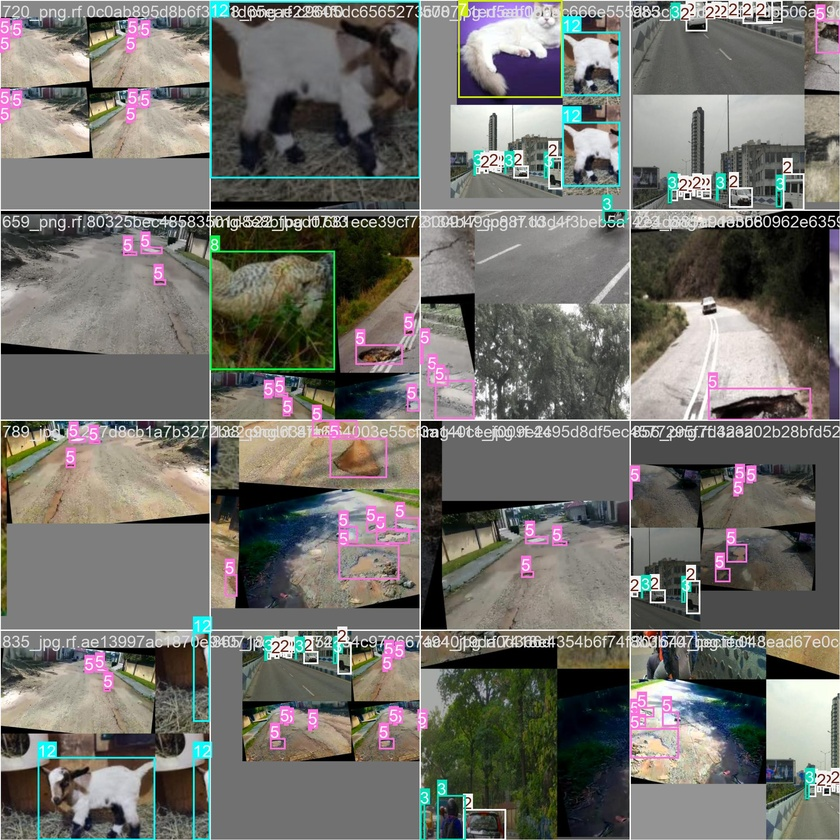
#> input picture runs/detect/merged_dataset_11n_rtx3050/train_batch0.jpg, 840 x 840 px, shrunk from 1920 x 1920 before the run
$ python -i enhance.py   (imports and definitions only)
#> lines starting #> are read from the running program, lines starting #| are printed output that depends on the picture
#> further down, picture is the input picture: shape (840, 840, 3); mean B, G, R 107.8, 113.1, 114.6
import cv2
import numpy as np

def enhance_clahe(frame):
    """Enhance low-light road frame using CLAHE + gamma correction."""
    # Convert to LAB color space
    lab = cv2.cvtColor(frame, cv2.COLOR_BGR2LAB)
#> lab: shape (840, 840, 3); mean of channels 0, 1, 2 119.5, 128, 131.4
    l, a, b = cv2.split(lab)
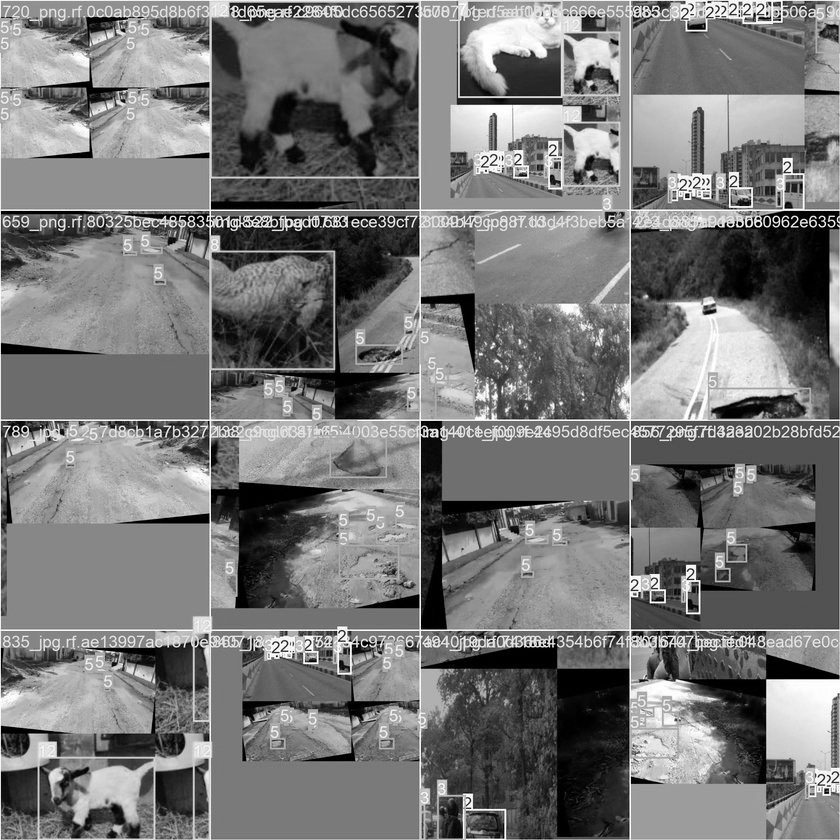
#> l: shape (840, 840); min 0, max 255, mean 119.5
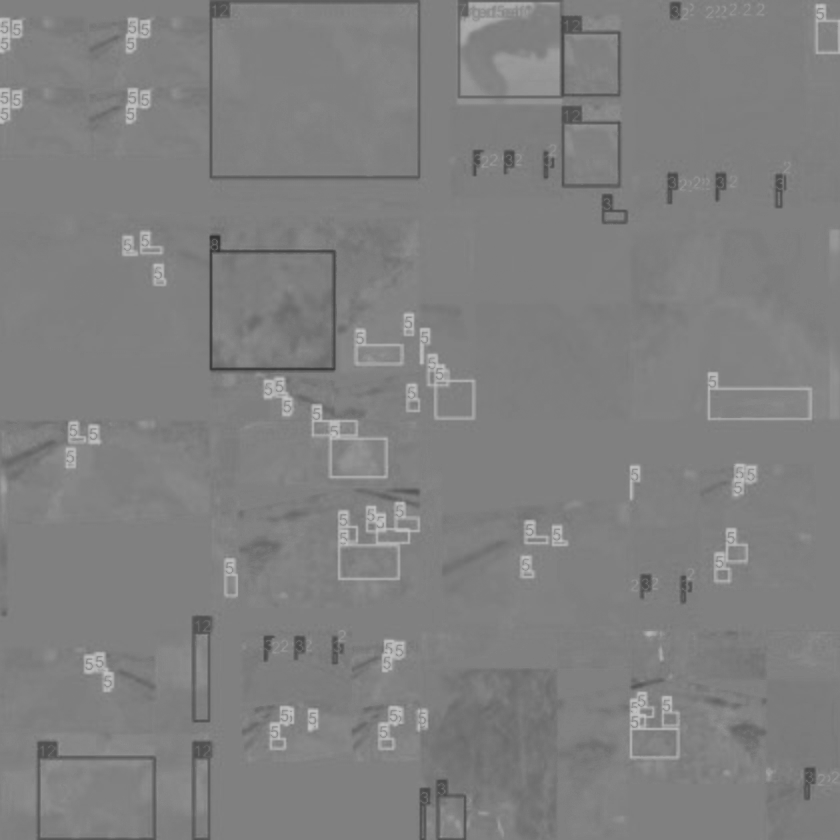
#> a: shape (840, 840); min 50, max 197, mean 128
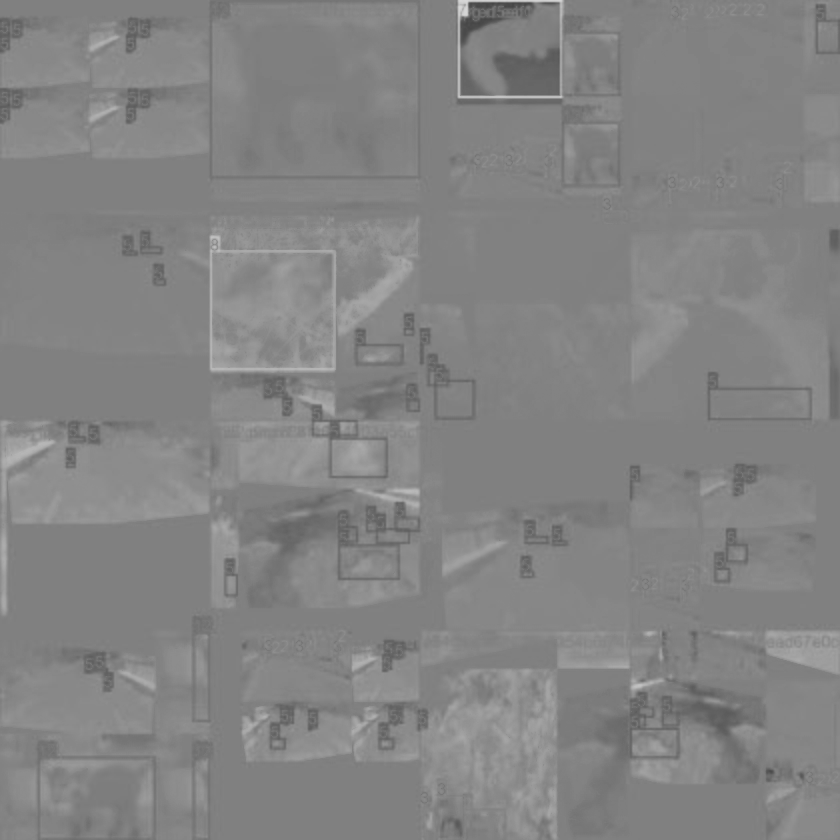
#> b: shape (840, 840); min 70, max 215, mean 131.4

    # Apply CLAHE to L channel (reduce clipLimit for roads)
    clahe = cv2.createCLAHE(clipLimit=2.0, tileGridSize=(8,8))
    cl = clahe.apply(l)
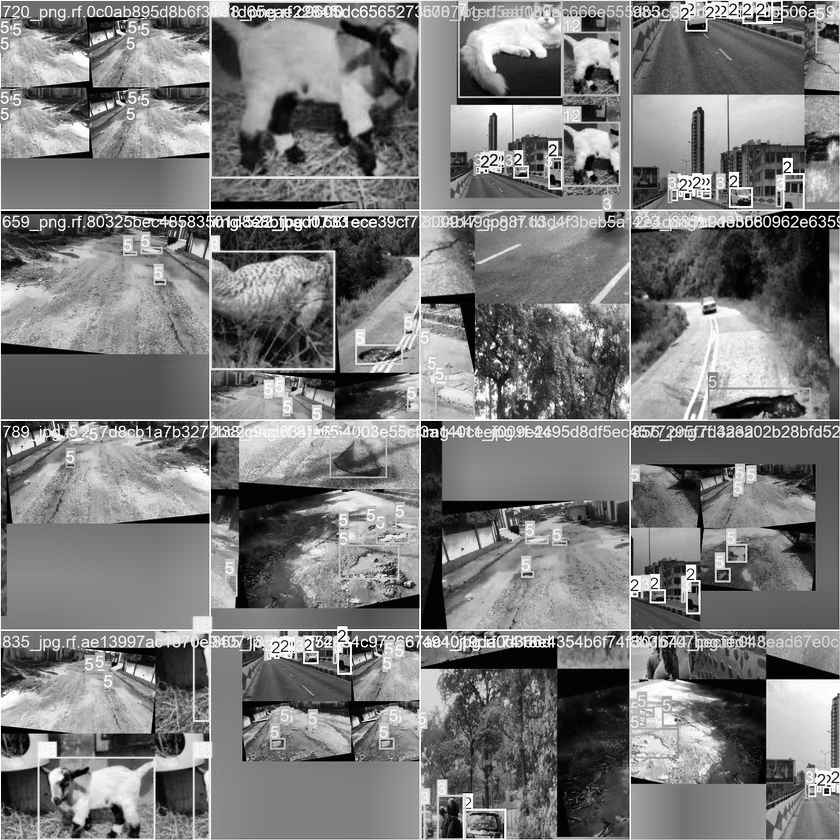
#> cl: shape (840, 840); min 0, max 255, mean 123.5

    # Merge channels and convert back to BGR
    lab = cv2.merge((cl, a, b))
#> lab: shape (840, 840, 3); mean of channels 0, 1, 2 123.5, 128, 131.4
    return cv2.cvtColor(lab, cv2.COLOR_LAB2BGR)
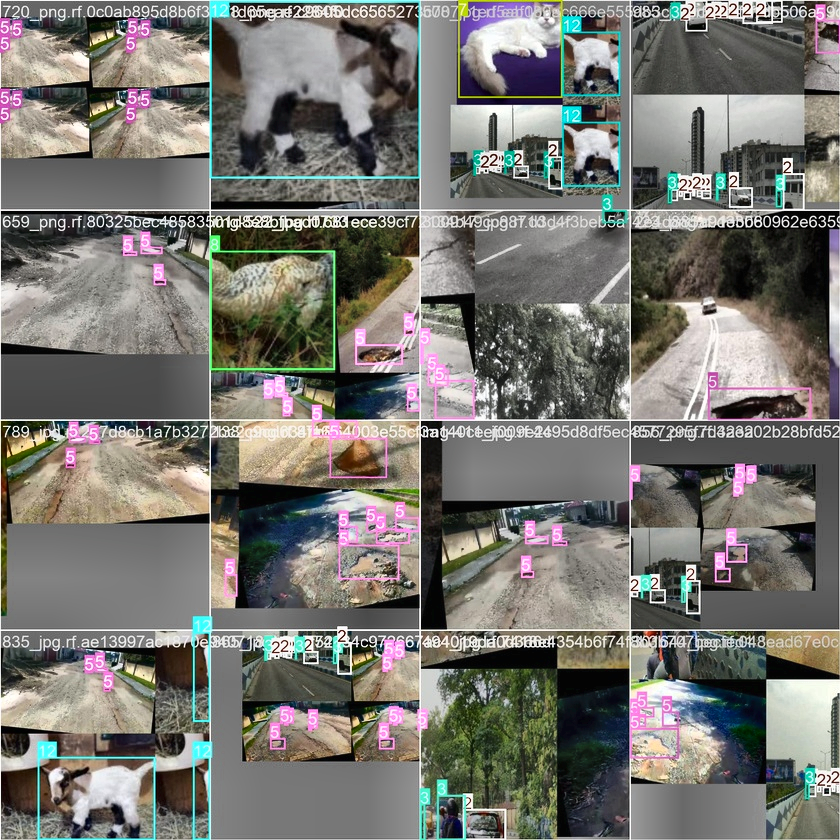
#> returned value: shape (840, 840, 3); mean B, G, R 112, 117.5, 118.8

# [6 lines left out: function apply_gamma, not called in this run]

>>> import cv2
>>> picture = cv2.imread('../../runs/detect/merged_dataset_11n_rtx3050/train_batch0.jpg')
>>> result = enhance_clahe(picture)

$ run again, on runs/detect/merged_dataset_11n_rtx3050/train_batch1.jpg
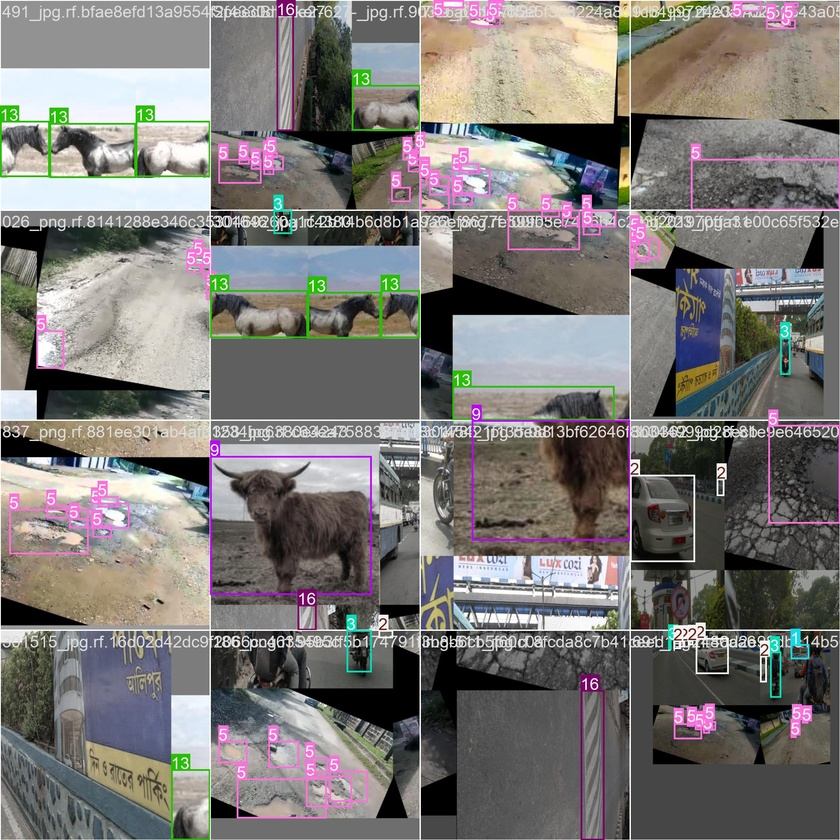
#> input picture runs/detect/merged_dataset_11n_rtx3050/train_batch1.jpg, 840 x 840 px, shrunk from 1920 x 1920 before the run
#> picture is the input picture: shape (840, 840, 3); mean B, G, R 117.9, 120.2, 123.4
#> in enhance_clahe, `l, a, b = cv2.split(lab)`:
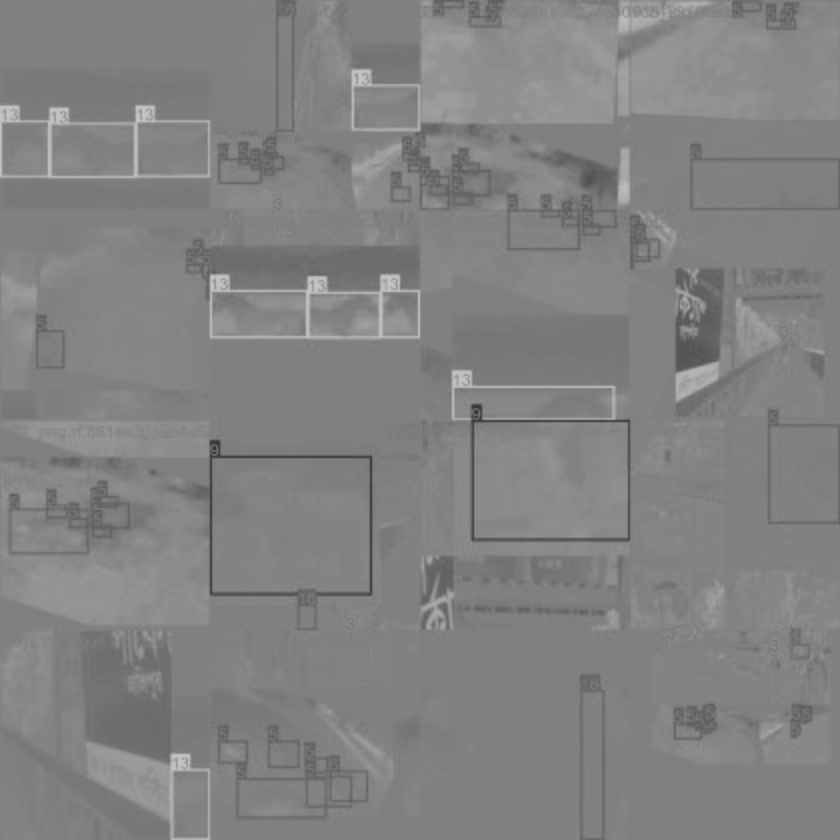
#> b: shape (840, 840); min 52, max 197, mean 129.9
#> in enhance_clahe, `return cv2.cvtColor(lab, cv2.COLOR_LAB2BGR)`:
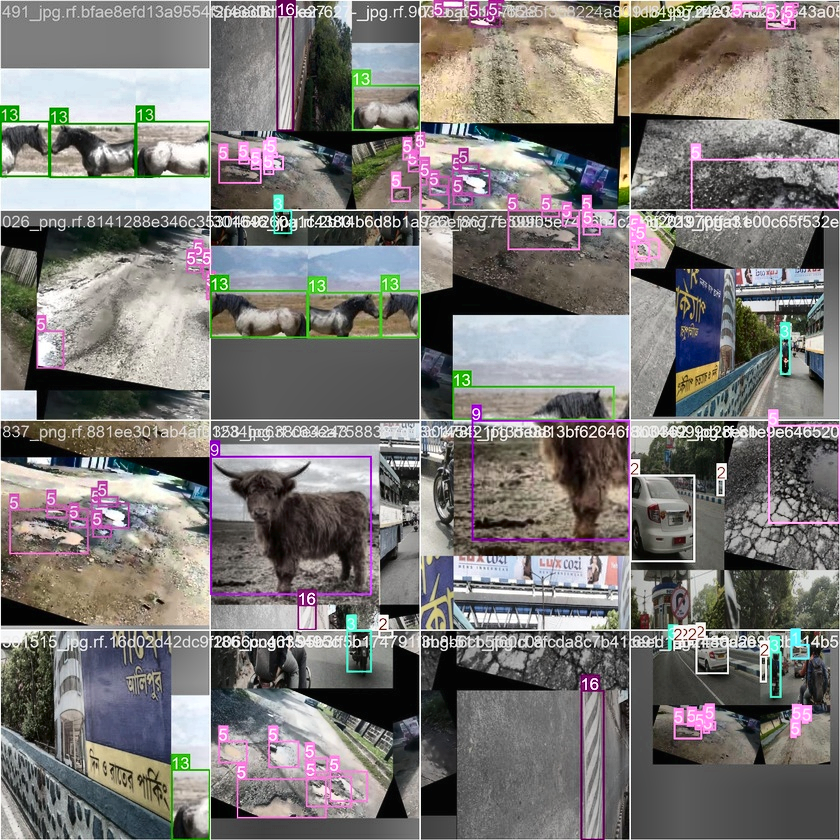
#> returned value: shape (840, 840, 3); mean B, G, R 118.6, 120.9, 123.8

$ run again, on runs/detect/merged_dataset_11n_rtx3050/train_batch2.jpg
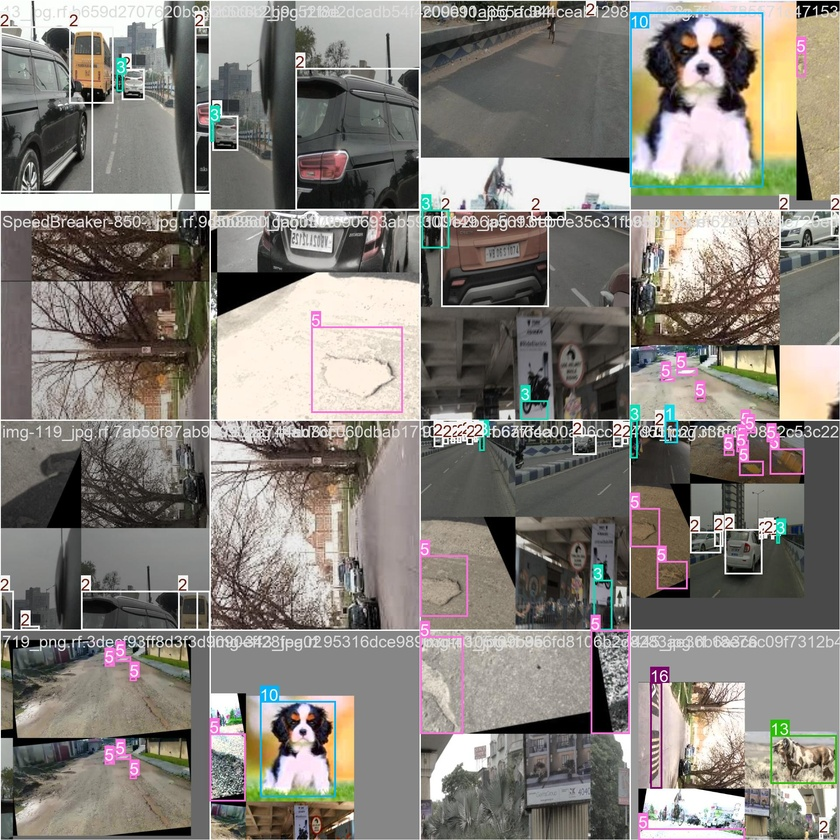
#> input picture runs/detect/merged_dataset_11n_rtx3050/train_batch2.jpg, 840 x 840 px, shrunk from 1920 x 1920 before the run
#> picture is the input picture: shape (840, 840, 3); mean B, G, R 122.1, 128.4, 132.9
#> in enhance_clahe, `l, a, b = cv2.split(lab)`:
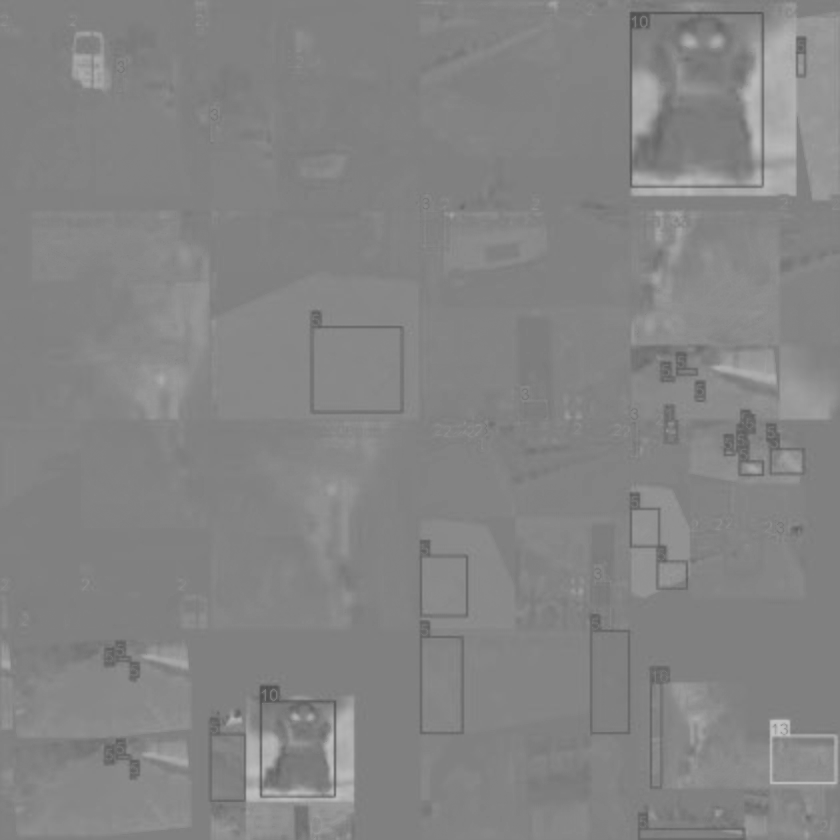
#> b: shape (840, 840); min 79, max 196, mean 132.1
#> in enhance_clahe, `return cv2.cvtColor(lab, cv2.COLOR_LAB2BGR)`:
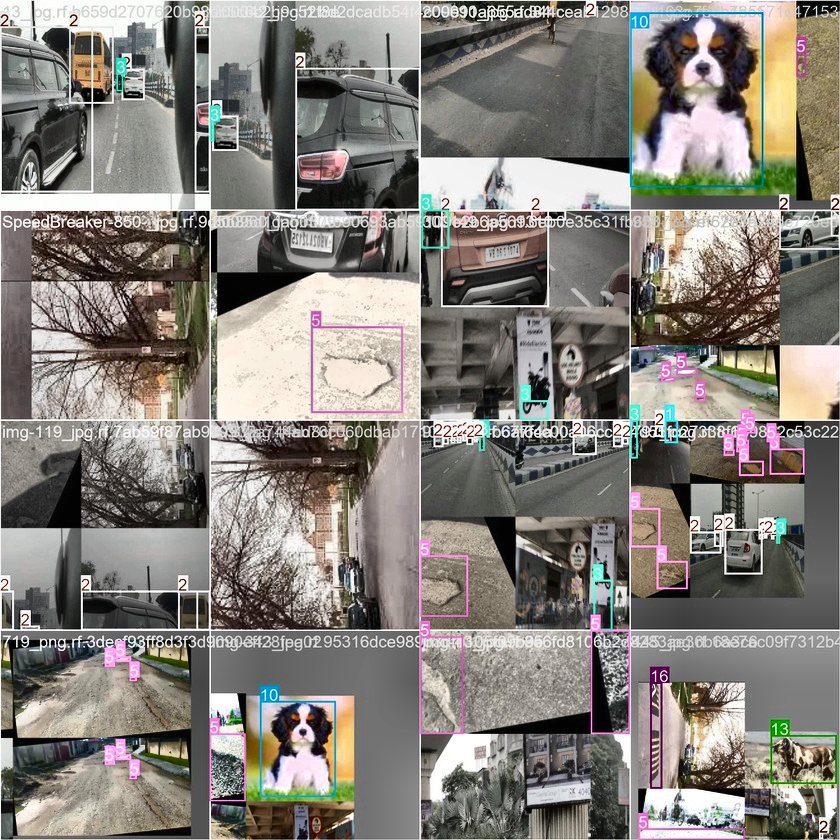
#> returned value: shape (840, 840, 3); mean B, G, R 121.9, 128.2, 132.6

$ run again, on runs/detect/merged_dataset_11n_rtx3050/train_batch78850.jpg
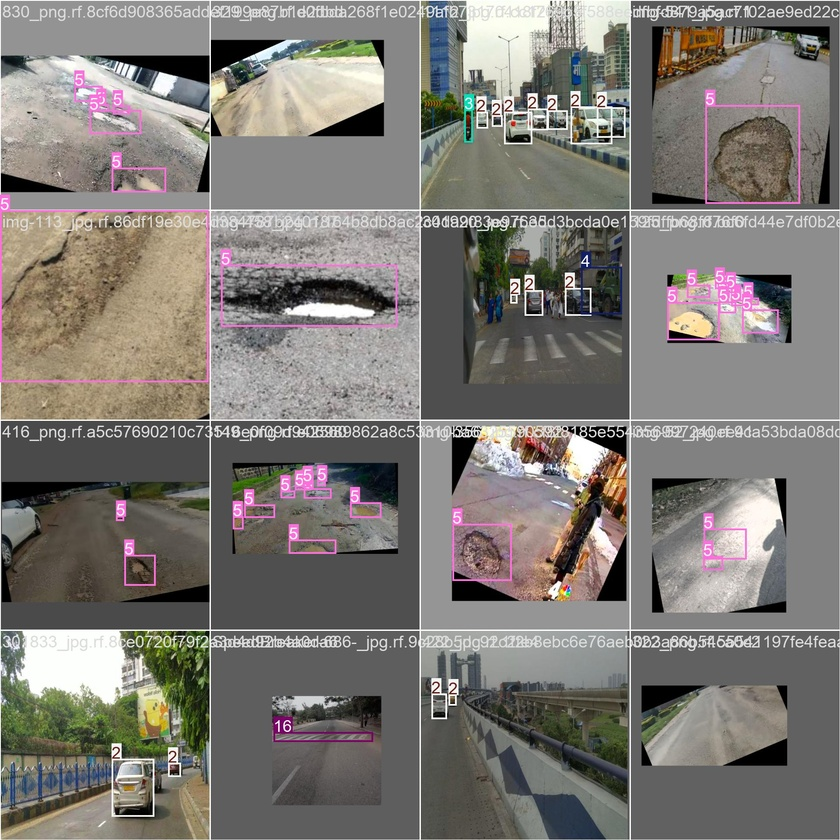
#> input picture runs/detect/merged_dataset_11n_rtx3050/train_batch78850.jpg, 840 x 840 px, shrunk from 1920 x 1920 before the run
#> picture is the input picture: shape (840, 840, 3); mean B, G, R 116.9, 121.7, 125.6
#> in enhance_clahe, `l, a, b = cv2.split(lab)`:
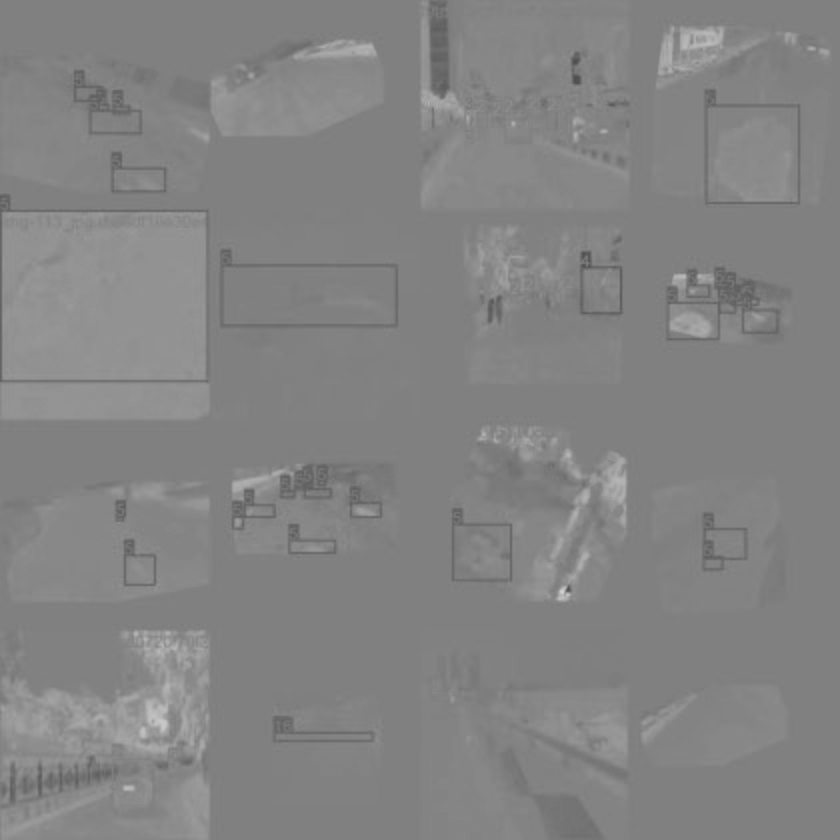
#> b: shape (840, 840); min 77, max 211, mean 131.3
#> in enhance_clahe, `return cv2.cvtColor(lab, cv2.COLOR_LAB2BGR)`:
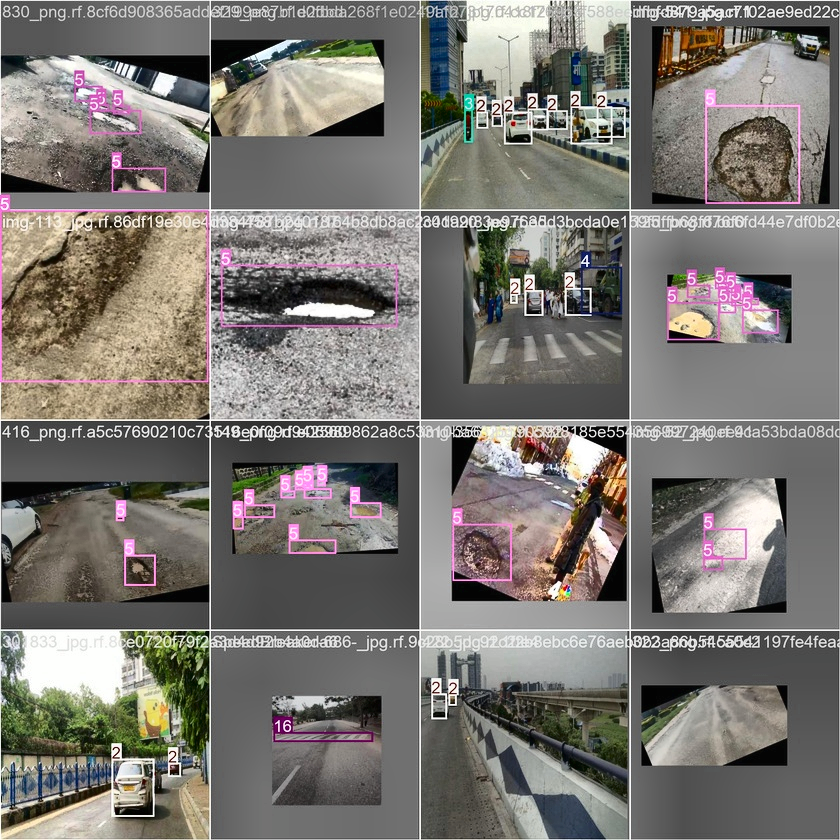
#> returned value: shape (840, 840, 3); mean B, G, R 114.3, 119.1, 122.9
